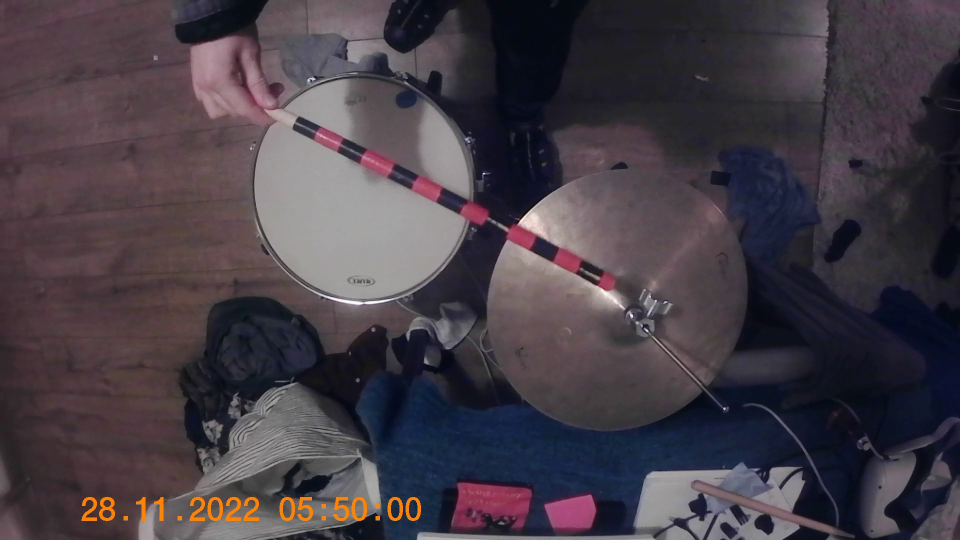
#> input picture CalibrationImages/95.jpg, 1920 x 1080 px (shown at 1/2 size)
$ python codeStorage.py
#> lines starting #> are read from the running program, lines starting #| are printed output that depends on the picture; after the words box and inside, x2 and y2 are one past the last pixel; in counts of white or black regions, pixels touching at a corner belong together
### cameraHelpers.py
from typing import Union,List,Callable
import cv2
import numpy as np
import calibration
from projectTypes import *
import math


# [17 lines left out: function getFrameGenerator, not called in this run]

def getPossibleMarkers(frame:np.ndarray ,HSVrange:HSVRange) -> List[List[int]]:
    threshed = getColourMask(frame,HSVrange)
    cnts = cv2.findContours(threshed, cv2.RETR_LIST,cv2.CHAIN_APPROX_SIMPLE)[-2]

    posMarkerPoints = []
    for cnt in cnts:
        posMarkerPoints.append(get_cnt_centre(cnt))

    return posMarkerPoints


def getColourMask(frame:np.ndarray ,HSVrange:HSVRange) -> np.ndarray:

    KERNEL = np.ones((5,5),np.uint8)
    hsvframe = cv2.cvtColor(frame, cv2.COLOR_RGB2HSV)
    threshed = cv2.inRange(hsvframe, HSVrange.lower, HSVrange.upper)
    threshed = cv2.morphologyEx(threshed, cv2.MORPH_CLOSE, KERNEL)
    threshed = cv2.morphologyEx(threshed, cv2.MORPH_OPEN, KERNEL)
    threshed = cv2.dilate(threshed,KERNEL,iterations=1)


    return threshed

def get_cnt_centre(cnt:np.ndarray) -> List[int]:
    M = cv2.moments(cnt)
    if M["m00"] != 0:
        cX = int(M["m10"] / M["m00"])
        cY = int(M["m01"] / M["m00"])
        return [cX,cY]
    return [0,0]

# [182 lines left out: functions get_hough_sets, draw_hough_sets, getPointsCloseToLine, check_for_good_stick, withinRange, closest_point_on_line and 2 more, not called in this run]

### codeStorage.py
"""
Tracking

Detect all markers with initial HSV range
(merge all that fall withing flood fill?)

Detecting markers contours:
-Flood fill each detected
-Combine markers with overlappping flood fill
-What HSV range to use, HSV range for each marker, search multiple times? ahhhh


Find all lines

-Create a list of potential lines (3+ markers that fit quad regression), order by number of markers, mean**2 dist from quad regression
-Check each line for succesfull quad regression points - best line is min mean**2 dist


^^usefull for initial line detection

Line tracking
-Same as finding initial lines, but best line takes hueristic of closeness of previous marker


THRESHOLD needed to determine line not found/lost

Issues
-How to deal with wrong marker being found, throwing off future guesses
-How to deal with marker in fornt of its colour
    -Too large marker, assume 1+ markers may be hidden inside of (check if quad regression fits with others detected)


CHECK MARKERS ARE RIGHT SHAPE TO ADJUST FLOOD FILL THRESH

"""

from  cameraHelpers import *
import cv2
from copy import deepcopy

def find_exterior_contours(img):
    ret = cv2.findContours(img, cv2.RETR_EXTERNAL, cv2.CHAIN_APPROX_SIMPLE)
    if len(ret) == 2:
        return ret[0]
    elif len(ret) == 3:
        return ret[1]
    raise Exception("Check the signature for `cv.findContours()`.")


def getMarkerList(image,HSVRange):
    #Return list of marker contours
    #Try multiple methods
    threshed = getColourMask(image,HSVRange)
    cnts = cv2.findContours(threshed, cv2.RETR_LIST,cv2.CHAIN_APPROX_SIMPLE)[-2]
    return cnts

img = cv2.imread("CalibrationImages/95.jpg")
#> img is the input picture: shape (1080, 1920, 3); mean B, G, R 70.1, 61.8, 70
img = cv2.resize(img,(500,500))
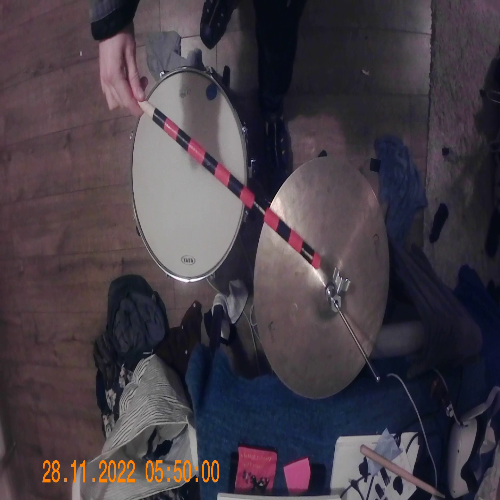
#> img: shape (500, 500, 3); mean B, G, R 70.1, 61.7, 69.9
markerHSVRange = HSVRange(np.array([127,71,71]),np.array([255,255,255]))

markerContours = getMarkerList(img,markerHSVRange)
#> in getColourMask, `hsvframe = cv2.cvtColor(frame, cv2.COLOR_RGB2HSV)`: hsvframe: shape (500, 500, 3); mean H, S, V 105.6, 68.9, 77.1
#> in getColourMask, `threshed = cv2.inRange(hsvframe, HSVrange.lower, HSVrange.upper)`:
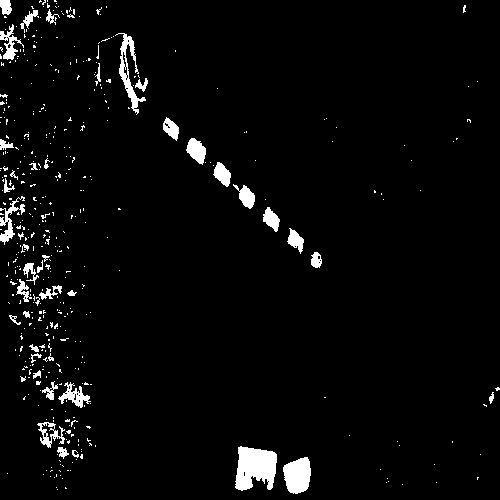
#> threshed: shape (500, 500); 3.6% white; 456 white regions (411 under 20 px), largest, box (x1, y1, x2, y2) and area: (235, 446, 277, 491) 1391, (283, 457, 311, 494) 792, (115, 33, 146, 115) 637
#> in getColourMask, `threshed = cv2.morphologyEx(threshed, cv2.MORPH_CLOSE, KERNEL)`: threshed: shape (500, 500); 4.8% white; 203 white regions (164 under 20 px), largest, box (x1, y1, x2, y2) and area: (235, 446, 277, 491) 1439, (8, 254, 62, 306) 984, (0, 196, 35, 256) 928
#> in getColourMask, `threshed = cv2.morphologyEx(threshed, cv2.MORPH_OPEN, KERNEL)`:
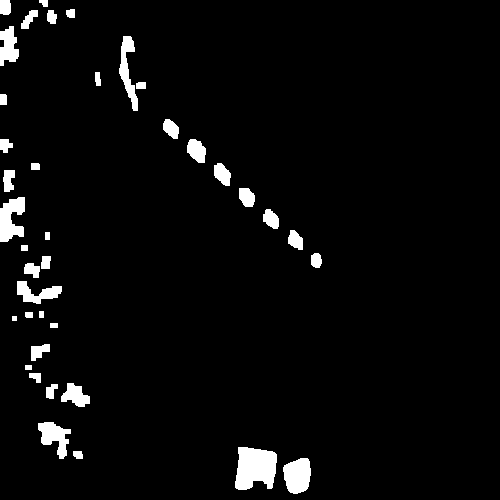
#> threshed: shape (500, 500); 3.8% white; 39 white regions, largest, box (x1, y1, x2, y2) and area: (235, 447, 277, 490) 1432, (283, 458, 311, 494) 791, (0, 197, 25, 242) 775
#> in getColourMask, `threshed = cv2.dilate(threshed,KERNEL,iterations=1)`:
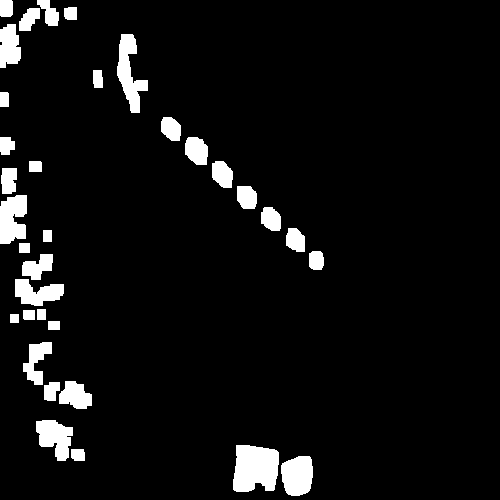
#> threshed: shape (500, 500); 6.2% white; 34 white regions
#> in getMarkerList, `cnts = cv2.findContours(threshed, cv2.RETR_LIST,cv2.CHAIN_APPROX_SIMPL..`: cnts = 34 contours; largest, box (x1, y1, x2, y2) and area: (233, 445, 279, 492) 1736, (117, 34, 148, 113) 1076, (281, 456, 313, 496) 1006, (0, 195, 27, 244) 984, (36, 420, 73, 461) 914
#> markerContours has the same summary as cnts in getMarkerList

centres = getPossibleMarkers(img,markerHSVRange)
#> the loop in getPossibleMarkers, `for cnt in cnts:` made 34 passes
#> (cX in get_cnt_centre, cY in get_cnt_centre) on passes 1, 2, 3, 4, 5, 6, 7, 10, 12, 13, 14, 17: (297, 475), (77, 454), (254, 467), (54, 436), (50, 390), (74, 395), (36, 360), (28, 314), (36, 292), (37, 266), (315, 260), (295, 239)
#> (cnt, cX in get_cnt_centre, cY in get_cnt_centre) on passes 8, 9, 11, 15, 16: ([[48, 321], [48, 329], [59, 329], [59, 321]], 53, 325), ([[10, 314], [10, 322], [18, 322], [18, 314]], 14, 318), ([[37, 309], [37, 319], [45, 319], [45, 309]], 41, 314), ([[19, 243], [19, 252], [29, 252], [29, 243]], 24, 247), ([[43, 230], [43, 241], [51, 241], [51, 230]], 47, 235)
#> after the loop in getPossibleMarkers, `for cnt in cnts:`: posMarkerPoints = 34 pairs, first value 3 to 315, second value 7 to 475
#> centres has the same summary as posMarkerPoints in getPossibleMarkers


cnts = []


imgCpy = img.copy()


h,w = img.shape[:2]
#> h = 500; w = 500

flood_mask = np.zeros((h + 2, w + 2), dtype=np.uint8)


floodMasks = []


for centreIndex,centre in enumerate(centres):
    flood_mask[:] = 0
    tolVal = 40

    tolerance =(tolVal,tolVal,tolVal)
    connectivity = 4
    flood_fill_flags = (
            connectivity | cv2.FLOODFILL_FIXED_RANGE | cv2.FLOODFILL_MASK_ONLY | 255 << 8
        )


    cv2.floodFill(
            img,
            flood_mask,
            centre,
            0,
            tolerance,
            tolerance,
            flood_fill_flags,
        )
    mask = flood_mask[1:-1, 1:-1].copy()


    oldFloodMasks = deepcopy(floodMasks)


    combinedMask = False

    for oldMaskIndex, oldMask in enumerate(oldFloodMasks):
        overlapArea = cv2.countNonZero(cv2.bitwise_and(oldMask,mask))
        if overlapArea > 0:
            floodMasks[oldMaskIndex] = cv2.bitwise_or(oldMask,mask)
            combinedMask = True
            break

    if not combinedMask:
        floodMasks.append(mask)
#> this loop made 34 passes
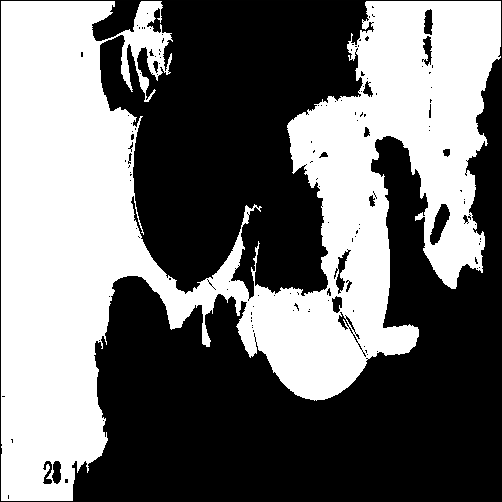
#> flood_mask: shape (502, 502); min 0, max 255, mean 113.3
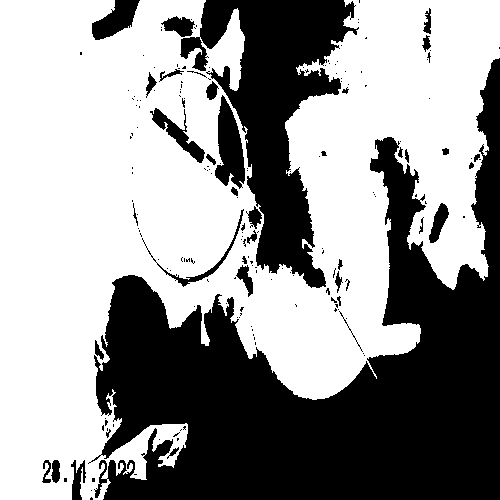
#> oldMask: shape (500, 500); 58.7% white; 184 black regions (144 under 20 px), largest, box (x1, y1, x2, y2) and area: (88, 58, 500, 500) 74985, (180, 0, 359, 288) 20407, (215, 95, 245, 189) 1733
#> after the loop, floodMasks = 8 items


# cv2.drawContours(img,cnts,-1,(255,255,255),-1)

# niceImg = cv2.bitwise_and(img,img,mask=mask)

for mask in floodMasks:
    thresh = 1000
    cnt = cv2.findContours(mask, cv2.RETR_LIST,cv2.CHAIN_APPROX_SIMPLE)[-2][0]
    # if cnt.area > thresh:
    #     break

    centre = get_cnt_centre(cnt)

    cv2.drawContours(img,[cnt],-1,(255,255,255),-1)
#> this loop made 8 passes
#> (cX in get_cnt_centre, cY in get_cnt_centre) on passes 1, 3, 4, 5, 8: (297, 474), (255, 464), (295, 240), (271, 218), (170, 128)
#> (cnt, cX in get_cnt_centre, cY in get_cnt_centre) on passes 2, 6, 7: ([[90, 490], [91, 489], [92, 490], [91, 491]], 91, 490), ([[227, 171], [228, 170], [229, 171], [228, 172]], 228, 171), ([[195, 159], [196, 158], [197, 159], [196, 160]], 196, 159)
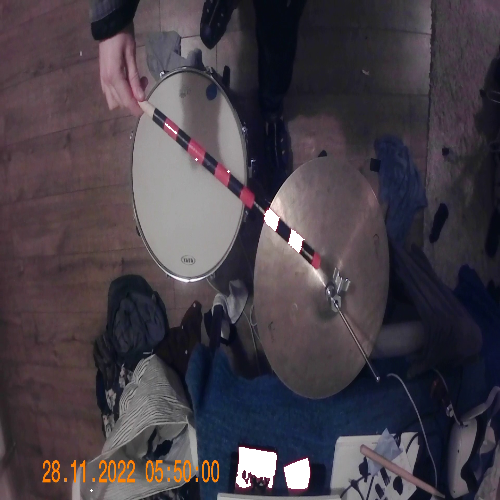
#> img: shape (500, 500, 3); 0.89% of pixels changed, all inside (x1, y1, x2, y2) = (90, 123, 310, 492)


    # cv2.imshow('markers',cv2.bitwise_and(img,img,mask=mask))
    # cv2.waitKey(0)

cv2.imshow('markers',img)
cv2.waitKey(0)
